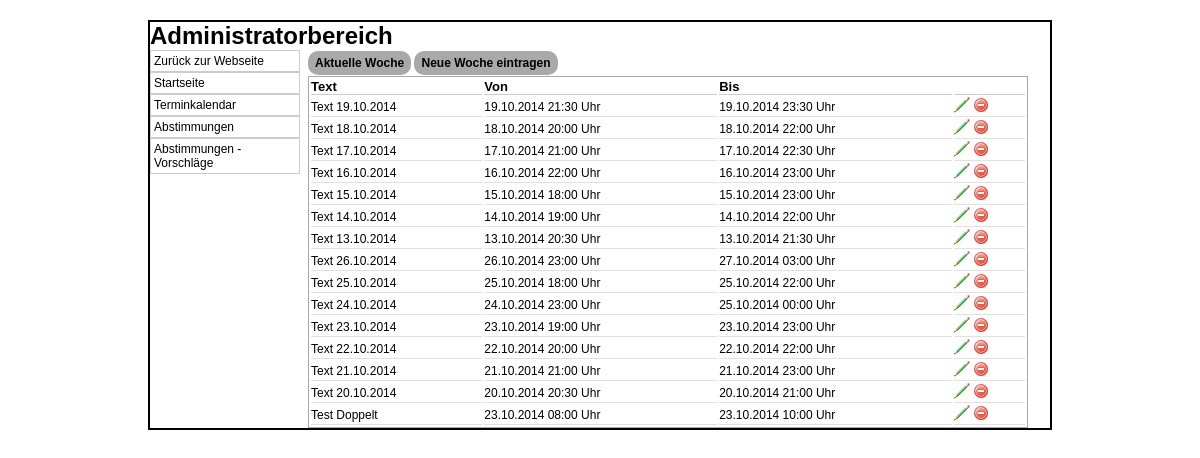
Before: /admin/index.php?p=termine with the older database file.
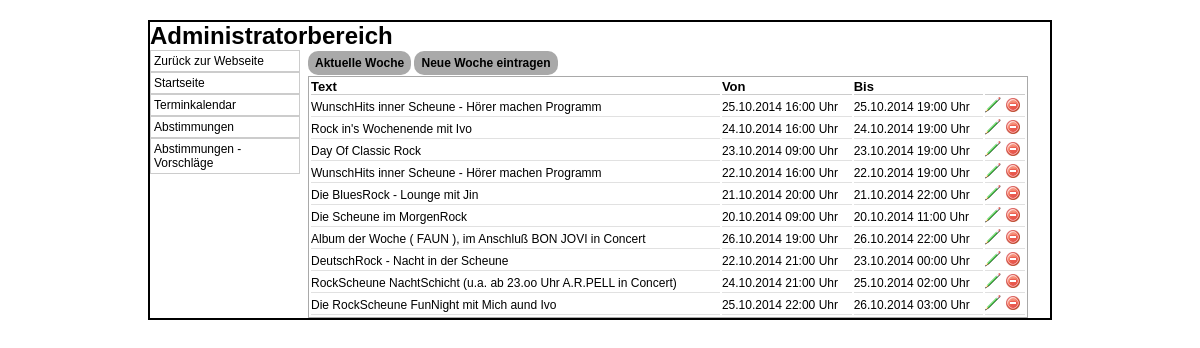
After: the same page with the newer database file.
### tables this page shows
CREATE TABLE IF NOT EXISTS `termine` (
  `ID` int(10) NOT NULL AUTO_INCREMENT,
  `Text` varchar(250) DEFAULT NULL,
  `Von` datetime NOT NULL,
  `Bis` datetime NOT NULL,
  PRIMARY KEY (`ID`)
);

### class/mysqli.class.php (called while the page is built, shortened)
<?php
class MysqliDb
{
    protected static $_prefix;
    protected $_mysqli;
    protected $_query;
    protected $_where = array();
    protected $_orderBy = array();
    protected $_groupBy = array();
    protected $host;
    protected $username;
    protected $password;
    protected $db;
    protected $port;
    public function __construct($host = NULL, $username = NULL, $password = NULL, $db = NULL, $port = NULL)
    {
        $this->host = $host;
        $this->username = $username;
        $this->password = $password;
        $this->db = $db;
        if($port == NULL)
            $this->port = ini_get ('mysqli.default_port');
        else
            $this->port = $port;
    }
    public function connect()
    {
        $this->_mysqli = new mysqli ($this->host, $this->username, $this->password, $this->db, $this->port)
            or die('There was a problem connecting to the database');
        $this->_mysqli->set_charset ('utf8');
    }
    protected function reset()
    {
        $this->_where = array();
        $this->_orderBy = array();
        $this->_groupBy = array();
        $this->_query = null;
    }
    public function setPrefix($prefix = '')
    {
        self::$_prefix = $prefix;
        return $this;
    }
    public function get($tableName, $numRows = null, $columns = '*')
    {
        $column = is_array($columns) ? implode(', ', $columns) : $columns;
        $this->_query = "SELECT $column FROM " .self::$_prefix . $tableName;
        $stmt = $this->_buildQuery($numRows);
        $stmt->execute();
        return $this->_dynamicBindResults($stmt);
    }
    protected function _buildQuery($numRows = null, $tableData = null)
    {
        $stmt = $this->_prepareQuery();
        return $stmt;
    }
    protected function _dynamicBindResults(mysqli_stmt $stmt)
    {
        $parameters = array();
        $results = array();
        $meta = $stmt->result_metadata();
        $row = array();
        while ($field = $meta->fetch_field()) {
            $row[$field->name] = null;
            $parameters[] = & $row[$field->name];
        }
        call_user_func_array(array($stmt, 'bind_result'), $parameters);
        while ($stmt->fetch()) {
            $x = array();
            foreach ($row as $key => $val) {
                $x[$key] = $val;
            }
            array_push($results, $x);
        }
        return $results;
    }
    protected function _buildTableData ($tableData) {
        if (!is_array ($tableData))
            return;
        $this->_query = rtrim($this->_query, ', ');
    }
    protected function _buildWhere () {
        if (empty ($this->_where))
            return;
        $this->_query .= ' WHERE ';
        $this->_where[0][0] = '';
    }
    protected function _buildGroupBy () {
        if (empty ($this->_groupBy))
            return;
        $this->_query .= " GROUP BY ";
        $this->_query = rtrim($this->_query, ', ') . " ";
    }
    protected function _buildOrderBy () {
        if (empty ($this->_orderBy))
            return;
        $this->_query .= " ORDER BY ";
        $this->_query = rtrim ($this->_query, ', ') . " ";
    }
    protected function _prepareQuery()
    {
        if (!$stmt = $this->_mysqli->prepare($this->_query)) {
            trigger_error("Problem preparing query ($this->_query) " . $this->_mysqli->error, E_USER_ERROR);
        }
        return $stmt;
    }
    protected function replacePlaceHolders ($str, $vals) {
        $newStr = "";
        return $newStr;
    }
}

### db_connect.php (called while the page is built, shortened)
<?php
include_once 'class/mysqli.class.php';
$db		= new MysqliDb(HOST,USER,PASSWORD,DATABASE);
?>

### admin/index.php (the view, shortened to what the changed rows need)
<?php
require_once('../db_connect.php');
$inhalt = null;
if(isset($_GET['p'])) {
	$p		= $_GET['p'];
	if($p == 'termine') {
		if(isset($typ) == 'woche') {
			$inhalt .= '<a class="btn" href="index.php?p=termine">Alle</a>';
			if(date("w", time()) == 0) {
				$sunday		= new DateTime('today');
			} else {
				$sunday		= new DateTime('next sunday');
			}
			if(date("w", time()) == 1) {
				$monday		= new DateTime('today');
			} else {
				$monday		= new DateTime('last monday');
			}
			$cols		= array("ID", "Text", "Von", "Bis");
			$db->where("Von", $monday->format('Y-m-d H:i:s'), ">");
			$db->where("Bis", $sunday->format('Y-m-d H:i:s'), "<");
			$termine	= $db->get(T_TERMINE, null, $cols);
		} else {
			$inhalt .= '<a class="btn" href="index.php?p=termine&typ=woche">Aktuelle Woche</a>
						<a class="btn" href="termin.php?add=week">Neue Woche eintragen</a>';
			$cols		= array("ID", "Text", "Von", "Bis");
			$termine	= $db->get(T_TERMINE, null, $cols);
		}
		$inhalt .= '<table class="standard">
					<thead>
						<th>Text</th>
						<th>Von</th>
						<th>Bis</th>
						<th></th>
					</thead>';
		foreach ($termine as $termin) {
			$inhalt .= '<tr>
					<td>'.$termin['Text'].'</td>
					<td>'.date('d.m.Y H:i', strtotime($termin['Von'])).' Uhr</td>
					<td>'.date('d.m.Y H:i', strtotime($termin['Bis'])).' Uhr</td>
					<td>
						<a href="termin.php?edit='.$termin['ID'].'"><img src="img/edit.png"></a>
						<a href="termin.php?delete='.$termin['ID'].'"><img src="img/delete.png"></a>
					</td>
				</tr>';
		}
		$inhalt .= '</table>';
	}
}
?>
<html>
<head>
	<link rel="stylesheet" type="text/css" href="style.css">
</head>
<body>
	<div id="container">
		<h1>Administratorbereich</h1>
		<div id="content">
		<?php
			echo $inhalt;
		?>
		</div>
	</div>
</body>
</html>

Changed rows visible on the page:
removed termine: Text "Text 19.10.2014", Von "19.10.2014 21:30", Bis "19.10.2014 23:30"
removed termine: Text "Text 18.10.2014", Von "18.10.2014 20:00", Bis "18.10.2014 22:00"
removed termine: Text "Text 17.10.2014", Von "17.10.2014 21:00", Bis "17.10.2014 22:30"
removed termine: Text "Text 16.10.2014", Von "16.10.2014 22:00", Bis "16.10.2014 23:00"
removed termine: Text "Text 15.10.2014", Von "15.10.2014 18:00", Bis "15.10.2014 23:00"
removed termine: Text "Text 14.10.2014", Von "14.10.2014 19:00", Bis "14.10.2014 22:00"
removed termine: Text "Text 13.10.2014", Von "13.10.2014 20:30", Bis "13.10.2014 21:30"
removed termine: Text "Text 26.10.2014", Von "26.10.2014 23:00", Bis "27.10.2014 03:00"
removed termine: Text "Text 25.10.2014", Von "25.10.2014 18:00", Bis "25.10.2014 22:00"
removed termine: Text "Text 24.10.2014", Von "24.10.2014 23:00", Bis "25.10.2014 00:00"
removed termine: Text "Text 23.10.2014", Von "23.10.2014 19:00", Bis "23.10.2014 23:00"
removed termine: Text "Text 22.10.2014", Von "22.10.2014 20:00", Bis "22.10.2014 22:00"
removed termine: Text "Text 21.10.2014", Von "21.10.2014 21:00", Bis "21.10.2014 23:00"
removed termine: Text "Text 20.10.2014", Von "20.10.2014 20:30", Bis "20.10.2014 21:00"
removed termine: Text "Test Doppelt", Von "23.10.2014 08:00", Bis "23.10.2014 10:00"
added termine: Text "WunschHits inner Scheune - Hörer machen Programm", Von "25.10.2014 16:00", Bis "25.10.2014 19:00"
added termine: Text "Rock in's Wochenende mit Ivo", Von "24.10.2014 16:00", Bis "24.10.2014 19:00"
added termine: Text "Day Of Classic Rock", Von "23.10.2014 09:00", Bis "23.10.2014 19:00"
added termine: Text "WunschHits inner Scheune - Hörer machen Programm", Von "22.10.2014 16:00", Bis "22.10.2014 19:00"
added termine: Text "Die BluesRock - Lounge mit Jin", Von "21.10.2014 20:00", Bis "21.10.2014 22:00"
added termine: Text "Die Scheune im MorgenRock", Von "20.10.2014 09:00", Bis "20.10.2014 11:00"
added termine: Text "Album der Woche ( FAUN ), im Anschluß BON JOVI in Concert", Von "26.10.2014 19:00", Bis "26.10.2014 22:00"
added termine: Text "DeutschRock - Nacht in der Scheune", Von "22.10.2014 21:00", Bis "23.10.2014 00:00"
added termine: Text "RockScheune NachtSchicht (u.a. ab 23.oo Uhr A.R.PELL in Concert)", Von "24.10.2014 21:00", Bis "25.10.2014 02:00"
added termine: Text "Die RockScheune FunNight mit Mich aund Ivo", Von "25.10.2014 22:00", Bis "26.10.2014 03:00"
